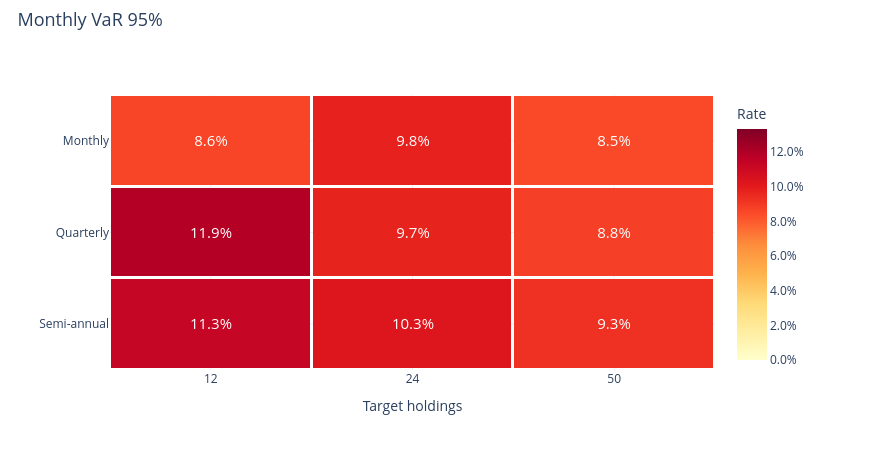

The notebook cell saved with this chart:
### Markdown cell above
### Monthly 95% VaR

### Code cell
research.heatmap('monthly_var_95')

### Figure 1 — Plotly figure (JSON) as saved in the notebook; plotly's stock layout.template omitted (floating-point values rounded to 4 significant figures)
{"data": [{"colorbar": {"tickformat": ".1%", "title": {"text": "Rate"}}, "colorscale": [[0.0, "rgb(255,255,204)"], [0.125, "rgb(255,237,160)"], [0.25, "rgb(254,217,118)"], [0.375, "rgb(254,178,76)"], [0.5, "rgb(253,141,60)"], [0.625, "rgb(252,78,42)"], [0.75, "rgb(227,26,28)"], [0.875, "rgb(189,0,38)"], [1.0, "rgb(128,0,38)"]], "text": [["8.6%", "9.8%", "8.5%"], ["11.9%", "9.7%", "8.8%"], ["11.3%", "10.3%", "9.3%"]], "textfont": {"size": 15}, "texttemplate": "%{text}", "type": "heatmap", "x": ["12", "24", "50"], "xgap": 3, "y": ["Monthly", "Quarterly", "Semi-annual"], "ygap": 3, "z": [[0.0863, 0.09774, 0.08489], [0.119, 0.09726, 0.08815], [0.1132, 0.1029, 0.09257]], "zmax": 0.1334, "zmin": 0.0}], "layout": {"height": 450, "hovermode": "closest", "legend": {"font": {"size": 12}, "itemclick": "toggle", "itemdoubleclick": "toggleothers", "x": 1.025, "y": 1}, "margin": {"b": 80, "l": 110, "r": 155, "t": 95}, "title": {"font": {"size": 18}, "text": "Monthly VaR 95%", "x": 0.02, "y": 0.97}, "width": 870, "xaxis": {"title": {"text": "Target holdings"}}, "yaxis": {"autorange": "reversed"}}}
